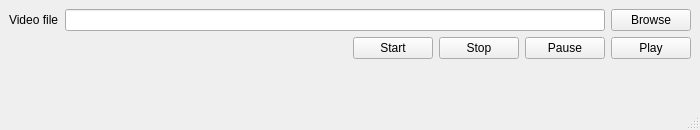
<?xml version="1.0" encoding="UTF-8"?>
<ui version="4.0">
 <class>MainWindow</class>
 <widget class="QMainWindow" name="MainWindow">
  <property name="geometry">
   <rect>
    <x>0</x>
    <y>0</y>
    <width>700</width>
    <height>130</height>
   </rect>
  </property>
  <property name="windowTitle">
   <string>Video Wallpaper (Cinnamon Power Toys)</string>
  </property>
  <widget class="QStatusBar" name="statusbar">
   <property name="font">
    <font>
     <pointsize>12</pointsize>
     <italic>false</italic>
    </font>
   </property>
  </widget>
  <widget class="QWidget" name="centralwidget">
   <layout class="QGridLayout" name="gridLayout">
    <item row="0" column="0">
     <layout class="QHBoxLayout" name="horizontalLayout">
      <item>
       <widget class="QLabel" name="label">
        <property name="text">
         <string>Video file</string>
        </property>
       </widget>
      </item>
      <item>
       <widget class="QLineEdit" name="directory"/>
      </item>
      <item>
       <widget class="QPushButton" name="button_browse">
        <property name="toolTip">
         <string>&lt;html&gt;&lt;head/&gt;&lt;body&gt;&lt;p&gt;Browse computer for video files.&lt;/p&gt;&lt;/body&gt;&lt;/html&gt;</string>
        </property>
        <property name="text">
         <string>Browse</string>
        </property>
       </widget>
      </item>
     </layout>
    </item>
    <item row="1" column="0">
     <layout class="QHBoxLayout" name="horizontalLayout_2">
      <item>
       <spacer name="horizontalSpacer">
        <property name="orientation">
         <enum>Qt::Horizontal</enum>
        </property>
        <property name="sizeHint" stdset="0">
         <size>
          <width>40</width>
          <height>20</height>
         </size>
        </property>
       </spacer>
      </item>
      <item>
       <widget class="QPushButton" name="button_start">
        <property name="toolTip">
         <string>&lt;html&gt;&lt;head/&gt;&lt;body&gt;&lt;p&gt;Starts video wallpaper playback.&lt;/p&gt;&lt;/body&gt;&lt;/html&gt;</string>
        </property>
        <property name="text">
         <string>Start</string>
        </property>
       </widget>
      </item>
      <item>
       <widget class="QPushButton" name="button_stop">
        <property name="toolTip">
         <string>&lt;html&gt;&lt;head/&gt;&lt;body&gt;&lt;p&gt;Stops video wallpaper playback.&lt;/p&gt;&lt;/body&gt;&lt;/html&gt;</string>
        </property>
        <property name="text">
         <string>Stop</string>
        </property>
       </widget>
      </item>
      <item>
       <widget class="QPushButton" name="button_pause">
        <property name="toolTip">
         <string>&lt;html&gt;&lt;head/&gt;&lt;body&gt;&lt;p&gt;Pauses video wallpaper playback.&lt;/p&gt;&lt;/body&gt;&lt;/html&gt;</string>
        </property>
        <property name="text">
         <string>Pause</string>
        </property>
       </widget>
      </item>
      <item>
       <widget class="QPushButton" name="button_play">
        <property name="toolTip">
         <string>&lt;html&gt;&lt;head/&gt;&lt;body&gt;&lt;p&gt;Resumes video wallpaper playback.&lt;/p&gt;&lt;/body&gt;&lt;/html&gt;</string>
        </property>
        <property name="text">
         <string>Play</string>
        </property>
       </widget>
      </item>
     </layout>
    </item>
    <item row="2" column="0">
     <spacer name="verticalSpacer">
      <property name="orientation">
       <enum>Qt::Vertical</enum>
      </property>
      <property name="sizeHint" stdset="0">
       <size>
        <width>20</width>
        <height>40</height>
       </size>
      </property>
     </spacer>
    </item>
   </layout>
  </widget>
  
 </widget>
 <resources/>
 <connections/>
</ui>
